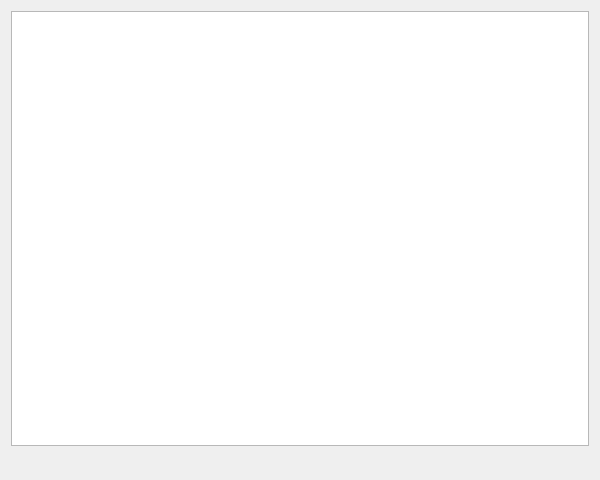
<?xml version="1.0" encoding="UTF-8"?>
<ui version="4.0">
 <class>UnTech::GuiQt::MetaSprite::ActionPoints::ActionPointsWidget</class>
 <widget class="QWidget" name="UnTech::GuiQt::MetaSprite::ActionPoints::ActionPointsWidget">
  <property name="geometry">
   <rect>
    <x>0</x>
    <y>0</y>
    <width>600</width>
    <height>480</height>
   </rect>
  </property>
  <property name="windowTitle">
   <string>Entity ROM Structs Editor</string>
  </property>
  <layout class="QVBoxLayout" name="verticalLayout">
   <item>
    <widget class="GuiQt::Accessor::ListAccessorTableView" name="tableView"/>
   </item>
   <item>
    <widget class="QToolBar" name="tableButtons">
     <property name="movable">
      <bool>false</bool>
     </property>
     <property name="iconSize">
      <size>
       <width>16</width>
       <height>16</height>
      </size>
     </property>
     <property name="floatable">
      <bool>false</bool>
     </property>
    </widget>
   </item>
  </layout>
 </widget>
 <customwidgets>
  <customwidget>
   <class>GuiQt::Accessor::ListAccessorTableView</class>
   <extends>QTreeView</extends>
   <header>gui-qt/accessor/listaccessortableview.h</header>
  </customwidget>
 </customwidgets>
 <resources/>
 <connections/>
</ui>
